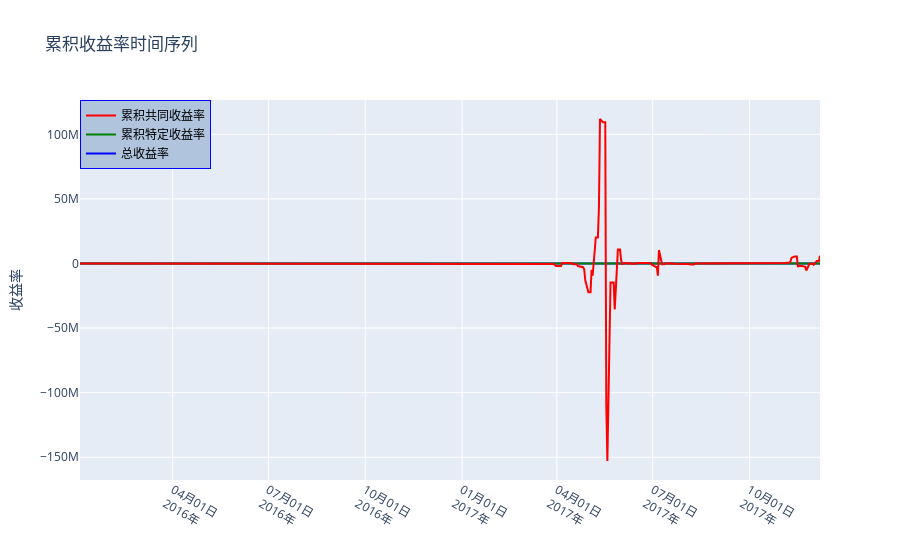

Here is the notebook cell this chart was saved with:
### Markdown cell above
# `create_perf_attrib_tear_sheet`

### Code cell
pf.create_perf_attrib_tear_sheet(returns,positions,factor_returns,factor_loadings)

### Figure 1 — Plotly figure (JSON) as saved in the notebook; plotly's stock layout.template omitted (floating-point values rounded to 4 significant figures; data arrays with more than 128 entries replaced by an {"elided": "..."} marker saying what was removed)
{"data": [{"line": {"color": "blue"}, "mode": "lines", "name": "总收益率", "type": "scatter", "x": {"elided": "504 str values"}, "y": {"elided": "504 float values"}}, {"line": {"color": "green"}, "mode": "lines", "name": "累积特定收益率", "type": "scatter", "x": {"elided": "504 str values"}, "y": {"elided": "504 float values"}}, {"line": {"color": "red"}, "mode": "lines", "name": "累积共同收益率", "type": "scatter", "x": {"elided": "504 str values"}, "y": {"elided": "504 float values"}}], "layout": {"legend": {"bgcolor": "LightSteelBlue", "bordercolor": "blue", "borderwidth": 1, "font": {"color": "black", "family": "SimHei", "size": 12}, "title": {"font": {"family": "SimHei"}}, "traceorder": "reversed", "x": 0, "y": 1}, "title": {"text": "累积收益率时间序列"}, "xaxis": {"anchor": "y", "domain": [0, 1], "tickangle": 30, "tickformat": "%m月%d日<br>%Y年"}, "yaxis": {"anchor": "x", "domain": [0, 1], "title": {"text": "收益率"}}}}
